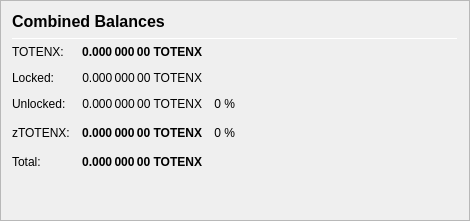
                   <widget class="QFrame" name="frame_CombinedBalances">
                    <property name="minimumSize">
                     <size>
                      <width>470</width>
                      <height>0</height>
                     </size>
                    </property>
                    <property name="frameShape">
                     <enum>QFrame::StyledPanel</enum>
                    </property>
                    <property name="frameShadow">
                     <enum>QFrame::Raised</enum>
                    </property>
                    <layout class="QVBoxLayout" name="verticalLayout_5">
                     <item>
                      <layout class="QHBoxLayout" name="horizontalLayout_5" stretch="0">
                       <item>
                        <widget class="QLabel" name="label_5z">
                         <property name="minimumSize">
                          <size>
                           <width>0</width>
                           <height>20</height>
                          </size>
                         </property>
                         <property name="font">
                          <font>
                           <pointsize>12</pointsize>
                           <weight>75</weight>
                           <bold>true</bold>
                          </font>
                         </property>
                         <property name="toolTip">
                          <string>Combined Balances (including unconfirmed and immature coins)</string>
                         </property>
                         <property name="text">
                          <string>&lt;html&gt;&lt;head/&gt;&lt;body&gt;&lt;p&gt;Combined Balances&lt;/p&gt;&lt;/body&gt;&lt;/html&gt;</string>
                         </property>
                        </widget>
                       </item>
                      </layout>
                     </item>
                     <item>
                      <widget class="Line" name="line_CombinedBalance">
                       <property name="minimumSize">
                        <size>
                         <width>0</width>
                         <height>1</height>
                        </size>
                       </property>
                       <property name="maximumSize">
                        <size>
                         <width>16777215</width>
                         <height>1</height>
                        </size>
                       </property>
                       <property name="orientation">
                        <enum>Qt::Horizontal</enum>
                       </property>
                      </widget>
                     </item>
                     <item>
                      <layout class="QGridLayout" name="gridLayout_3">
                       <property name="spacing">
                        <number>12</number>
                       </property>
                       <item row="4" column="1">
                        <widget class="QLabel" name="labelzBalancez">
                         <property name="font">
                          <font>
                           <weight>75</weight>
                           <bold>true</bold>
                          </font>
                         </property>
                         <property name="cursor">
                          <cursorShape>IBeamCursor</cursorShape>
                         </property>
                         <property name="toolTip">
                          <string>Total of transactions that have yet to be confirmed, and do not yet count toward the spendable balance</string>
                         </property>
                         <property name="text">
                          <string notr="true">0.000 000 00 TOTENX</string>
                         </property>
                         <property name="alignment">
                          <set>Qt::AlignRight|Qt::AlignTrailing|Qt::AlignVCenter</set>
                         </property>
                         <property name="textInteractionFlags">
                          <set>Qt::LinksAccessibleByMouse|Qt::TextSelectableByKeyboard|Qt::TextSelectableByMouse</set>
                         </property>
                        </widget>
                       </item>
                       <item row="6" column="1">
                        <widget class="QLabel" name="labelTotalz">
                         <property name="font">
                          <font>
                           <weight>75</weight>
                           <bold>true</bold>
                          </font>
                         </property>
                         <property name="cursor">
                          <cursorShape>IBeamCursor</cursorShape>
                         </property>
                         <property name="toolTip">
                          <string>Total Balance, including unconfirmed and immature coins.</string>
                         </property>
                         <property name="text">
                          <string notr="true">0.000 000 00 TOTENX</string>
                         </property>
                         <property name="alignment">
                          <set>Qt::AlignRight|Qt::AlignTrailing|Qt::AlignVCenter</set>
                         </property>
                         <property name="textInteractionFlags">
                          <set>Qt::LinksAccessibleByMouse|Qt::TextSelectableByKeyboard|Qt::TextSelectableByMouse</set>
                         </property>
                        </widget>
                       </item>
                       <item row="4" column="3">
                        <spacer name="horizontalSpacer_6">
                         <property name="orientation">
                          <enum>Qt::Horizontal</enum>
                         </property>
                         <property name="sizeHint" stdset="0">
                          <size>
                           <width>40</width>
                           <height>20</height>
                          </size>
                         </property>
                        </spacer>
                       </item>
                       <item row="6" column="0">
                        <widget class="QLabel" name="labelTotalTextz">
                         <property name="text">
                          <string>Total:</string>
                         </property>
                        </widget>
                       </item>
                       <item row="1" column="0">
                        <widget class="QLabel" name="labelBalanceTextz">
                         <property name="text">
                          <string>TOTENX:</string>
                         </property>
                        </widget>
                       </item>
                       <item row="1" column="1">
                        <widget class="QLabel" name="labelBalancez">
                         <property name="font">
                          <font>
                           <weight>75</weight>
                           <bold>true</bold>
                          </font>
                         </property>
                         <property name="cursor">
                          <cursorShape>IBeamCursor</cursorShape>
                         </property>
                         <property name="toolTip">
                          <string>Your current spendable balance</string>
                         </property>
                         <property name="text">
                          <string notr="true">0.000 000 00 TOTENX</string>
                         </property>
                         <property name="alignment">
                          <set>Qt::AlignRight|Qt::AlignTrailing|Qt::AlignVCenter</set>
                         </property>
                         <property name="textInteractionFlags">
                          <set>Qt::LinksAccessibleByMouse|Qt::TextSelectableByKeyboard|Qt::TextSelectableByMouse</set>
                         </property>
                        </widget>
                       </item>
                       <item row="4" column="0">
                        <widget class="QLabel" name="labelzBalanceTextz">
                         <property name="toolTip">
                          <string/>
                         </property>
                         <property name="text">
                          <string>zTOTENX:</string>
                         </property>
                        </widget>
                       </item>
                       <item row="4" column="2">
                        <widget class="QLabel" name="labelzTOTENXPercent">
                         <property name="toolTip">
                          <string>Current percentage of zTOTENX.
If AutoMint is enabled this percentage will settle around the configured AutoMint percentage (default = 10%)</string>
                         </property>
                         <property name="text">
                          <string>0 %</string>
                         </property>
                         <property name="alignment">
                          <set>Qt::AlignRight|Qt::AlignTrailing|Qt::AlignVCenter</set>
                         </property>
                        </widget>
                       </item>
                       <item row="6" column="2">
                        <widget class="QLabel" name="label100Percent">
                         <property name="text">
                          <string/>
                         </property>
                         <property name="alignment">
                          <set>Qt::AlignRight|Qt::AlignTrailing|Qt::AlignVCenter</set>
                         </property>
                        </widget>
                       </item>
                       <item row="2" column="1">
                        <widget class="QLabel" name="labelLockedBalance">
                         <property name="toolTip">
                          <string>Locked TOTENX or Masternode collaterals. These are excluded from zTOTENX minting.</string>
                         </property>
                         <property name="text">
                          <string>0.000 000 00 TOTENX</string>
                         </property>
                         <property name="alignment">
                          <set>Qt::AlignRight|Qt::AlignTrailing|Qt::AlignVCenter</set>
                         </property>
                        </widget>
                       </item>
                       <item row="2" column="0">
                        <widget class="QLabel" name="labelLockedBalanceText">
                         <property name="toolTip">
                          <string>Locked TOTENX or Masternode collaterals. These are excluded from zTOTENX minting.</string>
                         </property>
                         <property name="text">
                          <string>Locked:</string>
                         </property>
                        </widget>
                       </item>
                       <item row="3" column="0">
                        <widget class="QLabel" name="labelUnLockedBalanceText">
                         <property name="toolTip">
                          <string>Unlocked TOTENXs. These can be used for zTOTENX minting.</string>
                         </property>
                         <property name="text">
                          <string>Unlocked:</string>
                         </property>
                        </widget>
                       </item>
                       <item row="3" column="1">
                        <widget class="QLabel" name="labelUnLockedBalance">
                         <property name="toolTip">
                          <string>Unlocked TOTENXs. These can be used for zTOTENX minting.</string>
                         </property>
                         <property name="text">
                          <string>0.000 000 00 TOTENX</string>
                         </property>
                         <property name="alignment">
                          <set>Qt::AlignRight|Qt::AlignTrailing|Qt::AlignVCenter</set>
                         </property>
                        </widget>
                       </item>
                       <item row="3" column="2">
                        <widget class="QLabel" name="labelTOTENXPercent">
                         <property name="text">
                          <string>0 %</string>
                         </property>
                         <property name="alignment">
                          <set>Qt::AlignRight|Qt::AlignTrailing|Qt::AlignVCenter</set>
                         </property>
                        </widget>
                       </item>
                      </layout>
                     </item>
                     <item>
                      <spacer name="verticalSpacer_3">
                       <property name="orientation">
                        <enum>Qt::Vertical</enum>
                       </property>
                       <property name="sizeHint" stdset="0">
                        <size>
                         <width>20</width>
                         <height>40</height>
                        </size>
                       </property>
                      </spacer>
                     </item>
                    </layout>
                   </widget>
